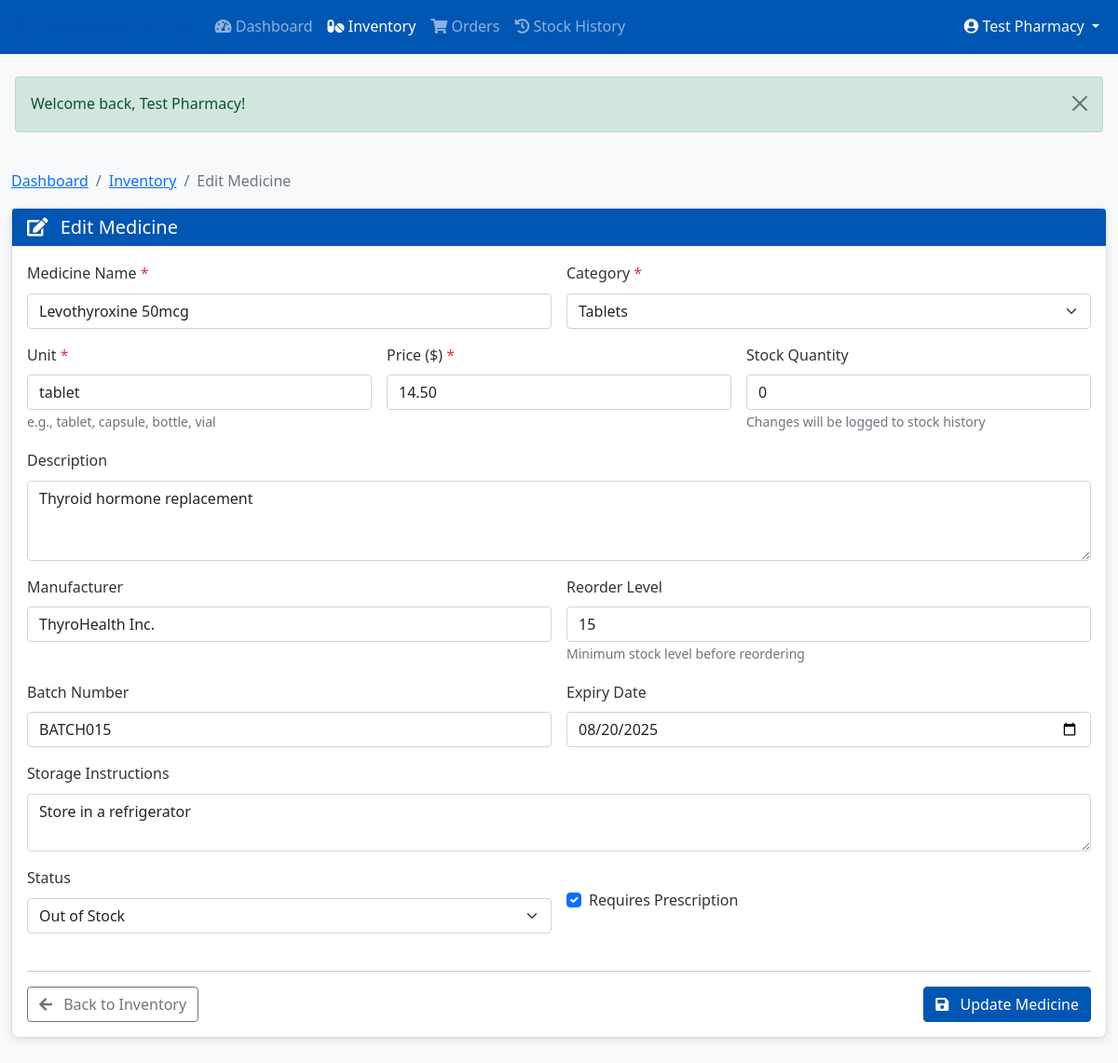
The page /index.php?module=service&action=pharmacy_edit_medicine&id=15 (signed in) on the database its author committed.
### tables this page shows
CREATE TABLE IF NOT EXISTS `medicines` (
  `id` int NOT NULL AUTO_INCREMENT,
  `pharmacy_id` int NOT NULL,
  `name` varchar(255) NOT NULL,
  `description` text,
  `category` enum('tablets','capsules','syrups','injections','topical','other') NOT NULL,
  `unit` varchar(50) NOT NULL,
  `price` decimal(10,2) NOT NULL,
  `stock_quantity` int NOT NULL DEFAULT '0',
  `reorder_level` int DEFAULT NULL,
  `manufacturer` varchar(255) DEFAULT NULL,
  `storage_instructions` text,
  `batch_number` varchar(50) DEFAULT NULL,
  `expiry_date` date DEFAULT NULL,
  `requires_prescription` tinyint(1) DEFAULT '0',
  `status` enum('active','out_of_stock','discontinued') DEFAULT 'active',
  `created_at` timestamp NULL DEFAULT CURRENT_TIMESTAMP,
  `updated_at` timestamp NULL DEFAULT CURRENT_TIMESTAMP ON UPDATE CURRENT_TIMESTAMP,
  PRIMARY KEY (`id`),
  KEY `idx_pharmacy_status` (`pharmacy_id`,`status`),
  KEY `idx_medicine_name` (`name`)
);

### modules/service/pharmacy_controller.php (called while the page is built, shortened)
<?php
class PharmacyController extends BaseController {
    private $pharmacyId;
    public function __construct() {
        if (isset($_SESSION['user_id'])) {
            $stmt = $this->db->prepare("SELECT id FROM pharmacies WHERE user_id = ?");
            $stmt->execute([$_SESSION['user_id']]);
            $pharmacy = $stmt->fetch(PDO::FETCH_ASSOC);
            if ($pharmacy) {
                $this->pharmacyId = $pharmacy['id'];
            }
        }
    }
    protected function render($view, $data = []) {
        extract($data);
        $view_file = "modules/service/views/{$view}.php";
        include $view_file;
    }
    public function edit_medicine() {
        $medicine_id = $_GET['id'] ?? null;
        try {
            $stmt = $this->db->prepare("
                SELECT * FROM medicines WHERE id = ? AND pharmacy_id = ?
            ");
            $stmt->execute([$medicine_id, $this->pharmacyId]);
            $medicine = $stmt->fetch(PDO::FETCH_ASSOC);
            $this->render('pharmacy/edit_medicine', [
                'page_title' => 'Edit Medicine',
                'medicine' => $medicine
            ]);
        } catch (Exception $e) {
            $this->logError("Error editing medicine: " . $e->getMessage());
            $this->setFlash('error', 'Error editing medicine: ' . $e->getMessage());
            $this->redirect('index.php?module=service&action=pharmacy_inventory');
        }
    }
}

### modules/service/controller.php (called while the page is built, shortened)
<?php
require_once __DIR__ . '/pharmacy_controller.php';
class ServiceController extends BaseController {
    public function pharmacy_edit_medicine() {
        $controller = new PharmacyController();
        $controller->edit_medicine();
    }
}
?>

### modules/base_controller.php (called while the page is built, shortened)
<?php
class BaseController {
    public function __construct() {
        require_once __DIR__ . '/../classes/Database.php';
        $this->db = Database::getInstance();
    }
}

### classes/Database.php (called while the page is built, shortened)
<?php
class Database {
    private static $instance = null;
    private function __construct() {
        try {
            $dsn = "mysql:host=" . DB_HOST . ";dbname=" . DB_NAME . ";charset=utf8mb4";
            $options = [
                PDO::ATTR_ERRMODE => PDO::ERRMODE_EXCEPTION,
                PDO::ATTR_DEFAULT_FETCH_MODE => PDO::FETCH_ASSOC,
                PDO::ATTR_EMULATE_PREPARES => false,
                PDO::MYSQL_ATTR_INIT_COMMAND => "SET NAMES utf8mb4 COLLATE utf8mb4_unicode_ci"
            ];
            $this->connection = new PDO($dsn, DB_USER, DB_PASS, $options);
        } catch (PDOException $e) {
            error_log("Database connection error: " . $e->getMessage());
            throw new Exception("Could not connect to the database. Please try again later.");
        }
    }
    public static function getInstance() {
        if (self::$instance === null) {
            self::$instance = new self();
        }
        return self::$instance->connection;
    }
}

### modules/service/views/pharmacy/edit_medicine.php (the view, shortened to what this page needs)
<!DOCTYPE html>
<html lang="en">
<head>
    <link href="https://cdn.jsdelivr.net/npm/bootstrap@5.1.3/dist/css/bootstrap.min.css" rel="stylesheet">
    <link href="https://cdnjs.cloudflare.com/ajax/libs/font-awesome/5.15.4/css/all.min.css" rel="stylesheet">
    <link href="<?php echo SITE_URL; ?>assets/css/style.css" rel="stylesheet">
</head>
<body>
    <nav class="navbar navbar-expand-lg navbar-dark bg-primary mb-4">
        <div class="container">
            <a class="navbar-brand" href="index.php?module=service&action=pharmacy_dashboard">
                <i class="fas fa-prescription-bottle-alt me-2"></i> Pharmacy Portal
            </a>
            <div class="collapse navbar-collapse" id="pharmacyNavbar">
                <ul class="navbar-nav me-auto">
                    <li class="nav-item">
                        <a class="nav-link" href="index.php?module=service&action=pharmacy_dashboard">
                           <i class="fas fa-tachometer-alt"></i> Dashboard
                        </a>
                    </li>
                    <li class="nav-item">
                        <a class="nav-link active" href="index.php?module=service&action=pharmacy_inventory">
                           <i class="fas fa-pills"></i> Inventory
                        </a>
                    </li>
                    <li class="nav-item">
                        <a class="nav-link" href="index.php?module=service&action=pharmacy_orders">
                           <i class="fas fa-shopping-cart"></i> Orders
                        </a>
                    </li>
                    <li class="nav-item">
                        <a class="nav-link" href="index.php?module=service&action=pharmacy_stock_history">
                           <i class="fas fa-history"></i> Stock History
                        </a>
                    </li>
                </ul>
                <div class="navbar-nav">
                    <div class="nav-item dropdown">
                        <a class="nav-link dropdown-toggle text-light" href="#" id="navbarDropdown" role="button"
                           data-bs-toggle="dropdown" aria-expanded="false">
                            <i class="fas fa-user-circle"></i> <?php echo htmlspecialchars($_SESSION['name'] ?? 'User'); ?>
                        </a>
                    </div>
                </div>
            </div>
        </div>
    </nav>
    <?php if (isset($_SESSION['success'])): ?>
        <div class="alert alert-success alert-dismissible fade show mx-3">
            <?php
                echo htmlspecialchars($_SESSION['success']);
            ?>
            <button type="button" class="btn-close" data-bs-dismiss="alert"></button>
        </div>
    <?php endif; ?>
    <div class="container py-4">
        <div class="row">
            <div class="col-12">
                <nav aria-label="breadcrumb">
                    <ol class="breadcrumb">
                        <li class="breadcrumb-item"><a href="index.php?module=service&action=pharmacy_dashboard">Dashboard</a></li>
                        <li class="breadcrumb-item"><a href="index.php?module=service&action=pharmacy_inventory">Inventory</a></li>
                        <li class="breadcrumb-item active" aria-current="page">Edit Medicine</li>
                    </ol>
                </nav>
                <div class="card">
                    <div class="card-header bg-primary text-white">
                        <h5 class="card-title mb-0"><i class="fas fa-edit me-2"></i> Edit Medicine</h5>
                    </div>
                    <div class="card-body">
                        <form action="index.php?module=service&action=pharmacy_edit_medicine&id=<?php echo htmlspecialchars($medicine['id']); ?>" method="post" class="row g-3">
                            <div class="col-md-6">
                                <label for="name" class="form-label">Medicine Name <span class="text-danger">*</span></label>
                                <input type="text" class="form-control" id="name" name="name" value="<?php echo htmlspecialchars($medicine['name']); ?>" required>
                            </div>
                            <div class="col-md-6">
                                <label for="category" class="form-label">Category <span class="text-danger">*</span></label>
                                <select class="form-select" id="category" name="category" required>
                                    <option value="tablets" <?php echo $medicine['category'] === 'tablets' ? 'selected' : ''; ?>>Tablets</option>
                                </select>
                            </div>
                            <div class="col-md-4">
                                <label for="unit" class="form-label">Unit <span class="text-danger">*</span></label>
                                <input type="text" class="form-control" id="unit" name="unit" value="<?php echo htmlspecialchars($medicine['unit']); ?>" required>
                                <small class="text-muted">e.g., tablet, capsule, bottle, vial</small>
                            </div>
                            <div class="col-md-4">
                                <label for="price" class="form-label">Price ($) <span class="text-danger">*</span></label>
                                <input type="number" class="form-control" id="price" name="price" step="0.01" min="0" value="<?php echo htmlspecialchars($medicine['price']); ?>" required>
                            </div>
                            <div class="col-md-4">
                                <label for="stock_quantity" class="form-label">Stock Quantity</label>
                                <input type="number" class="form-control" id="stock_quantity" name="stock_quantity" min="0" value="<?php echo htmlspecialchars($medicine['stock_quantity']); ?>">
                                <small class="text-muted">Changes will be logged to stock history</small>
                            </div>
                            <div class="col-12">
                                <label for="description" class="form-label">Description</label>
                                <textarea class="form-control" id="description" name="description" rows="3"><?php echo htmlspecialchars($medicine['description']); ?></textarea>
                            </div>
                            <div class="col-md-6">
                                <label for="manufacturer" class="form-label">Manufacturer</label>
                                <input type="text" class="form-control" id="manufacturer" name="manufacturer" value="<?php echo htmlspecialchars($medicine['manufacturer']); ?>">
                            </div>
                            <div class="col-md-6">
                                <label for="reorder_level" class="form-label">Reorder Level</label>
                                <input type="number" class="form-control" id="reorder_level" name="reorder_level" min="0" value="<?php echo htmlspecialchars($medicine['reorder_level']); ?>">
                                <small class="text-muted">Minimum stock level before reordering</small>
                            </div>
                            <div class="col-md-6">
                                <label for="batch_number" class="form-label">Batch Number</label>
                                <input type="text" class="form-control" id="batch_number" name="batch_number" value="<?php echo htmlspecialchars($medicine['batch_number']); ?>">
                            </div>
                            <div class="col-md-6">
                                <label for="expiry_date" class="form-label">Expiry Date</label>
                                <input type="date" class="form-control" id="expiry_date" name="expiry_date" value="<?php echo htmlspecialchars($medicine['expiry_date']); ?>">
                            </div>
                            <div class="col-12">
                                <label for="storage_instructions" class="form-label">Storage Instructions</label>
                                <textarea class="form-control" id="storage_instructions" name="storage_instructions" rows="2"><?php echo htmlspecialchars($medicine['storage_instructions']); ?></textarea>
                            </div>
                            <div class="col-md-6">
                                <label for="status" class="form-label">Status</label>
                                <select class="form-select" id="status" name="status">
                                    <option value="out_of_stock" <?php echo $medicine['status'] === 'out_of_stock' ? 'selected' : ''; ?>>Out of Stock</option>
                                </select>
                            </div>
                            <div class="col-md-6">
                                <div class="form-check mt-4">
                                    <input class="form-check-input" type="checkbox" id="requires_prescription" name="requires_prescription" <?php echo $medicine['requires_prescription'] ? 'checked' : ''; ?>>
                                    <label class="form-check-label" for="requires_prescription">
                                        Requires Prescription
                                    </label>
                                </div>
                            </div>
                            <div class="col-12 mt-4">
                                <hr>
                                <div class="d-flex justify-content-between">
                                    <a href="index.php?module=service&action=pharmacy_inventory" class="btn btn-outline-secondary">
                                        <i class="fas fa-arrow-left me-2"></i> Back to Inventory
                                    </a>
                                    <button type="submit" class="btn btn-primary">
                                        <i class="fas fa-save me-2"></i> Update Medicine
                                    </button>
                                </div>
                            </div>
                        </form>
                    </div>
                </div>
            </div>
        </div>
    </div>
</body>
</html>

### assets/css/style.css (style rules this page uses)
body { font-family: 'Segoe UI', Tahoma, Geneva, Verdana, sans-serif; line-height: 1.6; color: #333; background-color: #f8f9fa; }
.container { max-width: 1200px; margin: 0 auto; }
.navbar-brand { font-weight: bold; color: #0056b3 !important; }
.nav-link { color: #333; transition: color 0.3s ease; }
.card { border-radius: 8px; box-shadow: 0 2px 10px rgba(0, 0, 0, 0.1); transition: transform 0.3s ease, box-shadow 0.3s ease; margin-bottom: 20px; }
.card-header { background-color: #f8f9fa; border-bottom: 1px solid #eee; font-weight: bold; }
.btn-primary { background-color: #0056b3; border-color: #0056b3; }
label { font-weight: 500; }
.bg-primary { background-color: #0056b3 !important; }

### rows shown on the page
medicines: name "Levothyroxine 50mcg", category "Tablets", unit "tablet", price "14.50", stock_quantity "0", description "Thyroid hormone replacement", manufacturer "ThyroHealth Inc.", reorder_level "15", batch_number "BATCH015", expiry_date "08/20/2025", storage_instructions "Store in a refrigerator", status "Out of Stock", requires_prescription "☑"

### other values the page prints
$_SESSION['name'] "Test Pharmacy"
$_SESSION['success'] "Welcome back, Test Pharmacy!"
